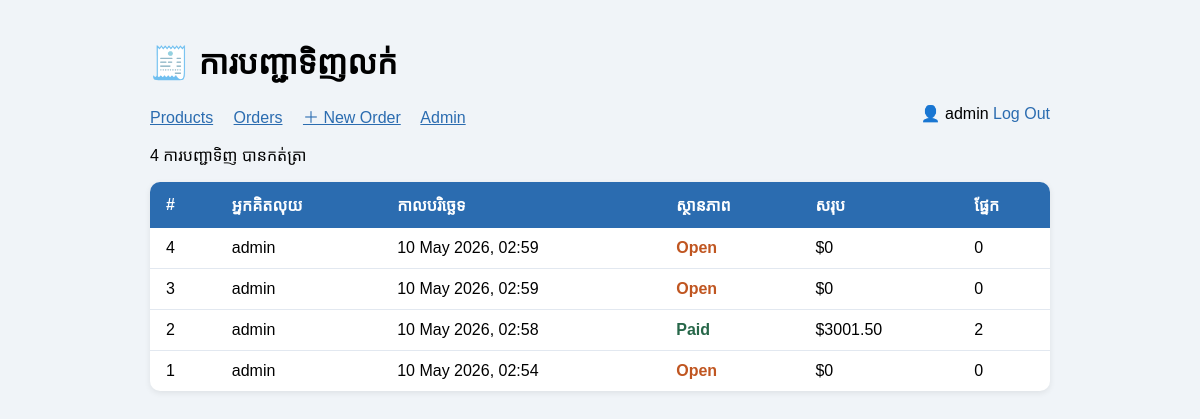
The app's page /sales/orders/ (signed in) with its own data.
### sales/models.py (models this page shows, shortened)
class Order(models.Model):
    STATUS_CHOICES = [
        ('open',      'Open'),
        ('paid',      'Paid'),
        ('refunded',  'Refunded'),
        ('cancelled', 'Cancelled'),
    ]
    cashier    = models.ForeignKey(
                    User,
                    on_delete=models.SET_NULL,   # keep the order if the staff account is deleted
                    null=True,
                    related_name='orders',
                 )
    status     = models.CharField(max_length=20, choices=STATUS_CHOICES, default='open')
    created_at = models.DateTimeField(auto_now_add=True)
    notes      = models.TextField(blank=True)
    @property
    def total(self):
        return sum(item.subtotal for item in self.items.all())
    class Meta:
        ordering = ['-created_at']

class OrderItem(models.Model):
    order     = models.ForeignKey(Order, on_delete=models.CASCADE, related_name='items')
    product   = models.ForeignKey(Product, on_delete=models.PROTECT)   # PROTECT prevents deleting a product that has sales
    quantity  = models.PositiveIntegerField(default=1)
    unit_price = models.DecimalField(max_digits=8, decimal_places=2)   # price at time of sale
    @property
    def subtotal(self):
        return self.unit_price * self.quantity

### sales/views.py (the view)
# urls.py: path('orders/',                views.order_list,     name='order_list'),
@login_required
def order_list(request):
    orders = Order.objects.all()
    return render(request, 'sales/order_list.html', {'orders': orders})

### sales/templates/sales/order_list.html (shortened to what this page needs)
<!DOCTYPE html>
<html lang="km">
<head>
</head>
<body>
    <h1>🧾 ការបញ្ជាទិញលក់</h1>
<nav>
    <a href="/sales/products/">Products</a>
    <a href="/sales/orders/">Orders</a>
    <a href="/sales/orders/new/">＋ New Order</a>
    <a href="/admin/">Admin</a>
    <span style="float:right">
        👤 {{ request.user.username }}
        <form method="post" action="/accounts/logout/" style="display:inline">
            <button type="submit" style="background:none;border:none;color:#2b6cb0;cursor:pointer;padding:0;font-size:1em">
                Log Out
            </button>
        </form>
    </span>
</nav>
    <p>{{ orders|length }} ការបញ្ជាទិញ បានកត់ត្រា</p>
    <table>
        <thead>
            <tr><th>#</th><th>អ្នកគិតលុយ</th><th>កាលបរិច្ឆេទ</th><th>ស្ថានភាព</th><th>សរុប</th><th>ផ្នែក</th></tr>
        </thead>
        <tbody>
        {% for order in orders %}
            <tr>
                <td>{{ order.pk }}</td>
                <td>{{ order.cashier }}</td>
                <td>{{ order.created_at|date:"d M Y, H:i" }}</td>
                <td><span class="{{ order.status }}">{{ order.get_status_display }}</span></td>
                <td>${{ order.total }}</td>
                <td>{{ order.items.count }}</td>
            </tr>
        {% empty %}
            <tr><td colspan="6" style="text-align:center;color:#888">មិនទាន់មានការបញ្ជាទិញ។</td></tr>
        {% endfor %}
        </tbody>
    </table>
</body>
</html>

### sales/templates/sales/order_list.html (style rules this page uses)
body { font-family: Arial, sans-serif; max-width: 900px; margin: 40px auto; padding: 0 20px; background: #f0f4f8; }
table { width: 100%; border-collapse: collapse; background: white; border-radius: 10px; overflow: hidden; box-shadow: 0 2px 6px rgba(0,0,0,0.08); }
th { background: #2b6cb0; color: white; padding: 12px 16px; text-align: left; }
td { padding: 11px 16px; border-bottom: 1px solid #e2e8f0; }
tr:last-child td { border-bottom: none; }
.paid { color: #276749; font-weight: bold; }
.open { color: #c05621; font-weight: bold; }
nav a { margin-right: 16px; color: #2b6cb0; }

### records on screen
Order: pk "4", cashier "admin", created_at "10 May 2026, 02:59", status "Open", total "0", items.count "0"
Order: pk "3", cashier "admin", created_at "10 May 2026, 02:59", status "Open", total "0", items.count "0"
Order: pk "2", cashier "admin", created_at "10 May 2026, 02:58", status "Paid", total "3001.50", items.count "2"
Order: pk "1", cashier "admin", created_at "10 May 2026, 02:54", status "Open", total "0", items.count "0"

### other values on screen
{{ request.user.username }} "admin"
{{ orders|length }} "4"
